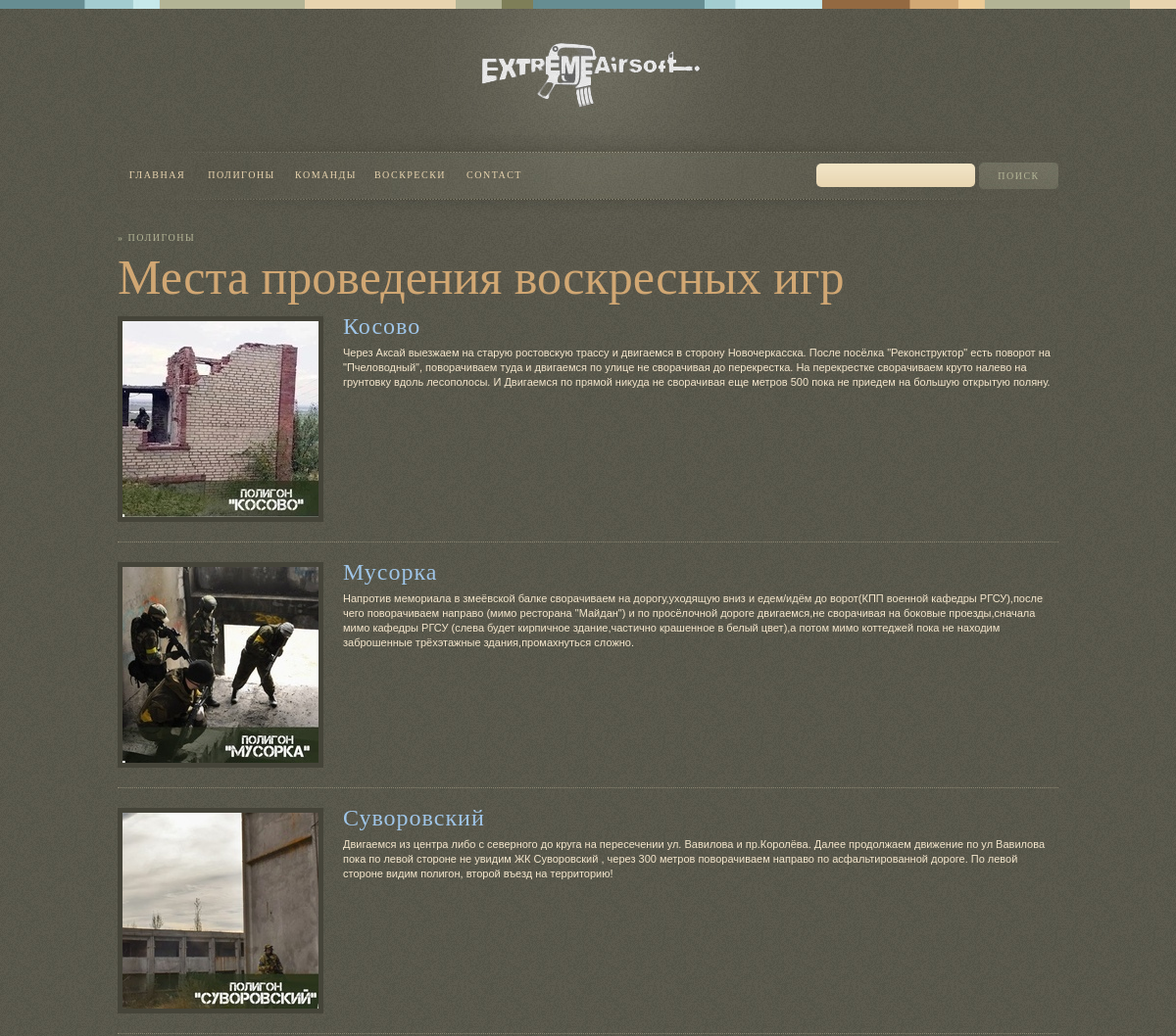
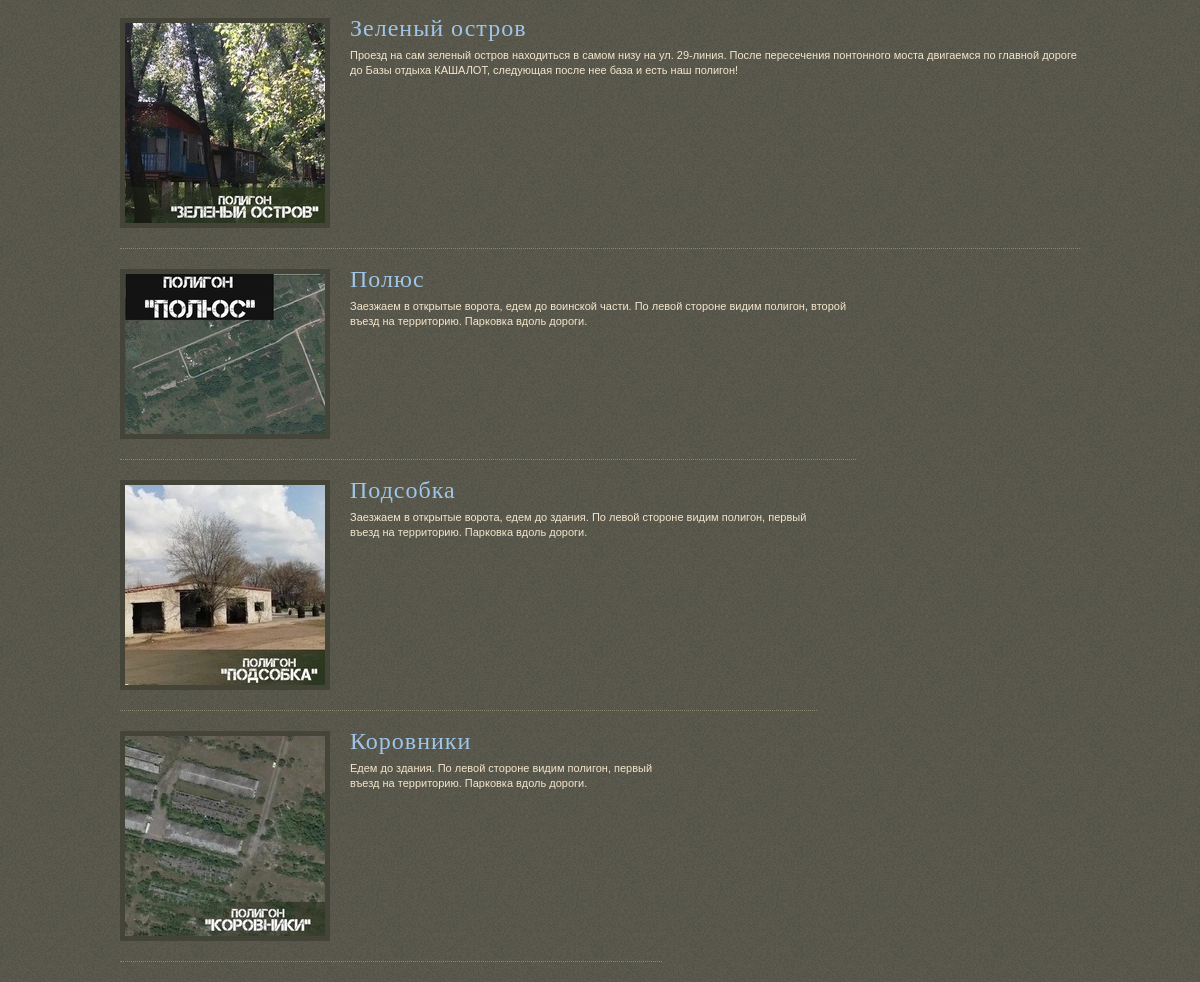
The page /polygons/ on the database its author committed (2 pictures, top to bottom).
### polygons/models.py (models this page shows, shortened)
class Polygons(models.Model):
    name = models.CharField(verbose_name='URL', max_length=50)
    address = models.CharField(max_length=100)
    coordinates = models.CharField(max_length=50, default='Null')
    descriptions = models.CharField(max_length=1000)
    image = models.ImageField(upload_to='polygons/')
    image_full = models.ImageField(upload_to='polygons/full', default='')
    url_yandex = models.CharField(default='', max_length=500)
    slug = models.SlugField(default='', null=False)
    def get_url(self):
        return reverse('polygon-detail', args=[self.slug])

### polygons/views.py (the view)
# urls.py: path('', PolygonsListView.as_view(), name='polygons'),
class PolygonsListView(ListView):
    model = Polygons
    template_name = 'polygons/polygons.html'

### polygons/templates/polygons/polygons.html
{% extends 'base.html' %}
{% load static %}
{% block content %}
<link href="{% static 'css/style.css' %}" media="all" rel="stylesheet" type="text/css"/>
<div id="primary">
    <h3>&#187; Полигоны</h3>
    <h1 class="page-title">Места проведения воскресных игр</h1>
    <div class="column-1">
        {% for polygon in object_list %}
        <div class="item">
            <img src="{{ polygon.image.url }}" class="img-left" alt="{{ polygon.name }}"/>
            <h2><a class="text" href="{{ polygon.get_url }}">{{ polygon.name }}</a></h2>
            <p><a>{{ polygon.descriptions }}</a></p>
        </div>
        {% endfor %}
    </div>
</div>
{% endblock %}

### static/css/front.css (style rules this page uses)
body { background: url(images/body.jpg) repeat; }
#primary h3 { color: #b3b496; font-family: Georgia, Palatino, serif; font-size: 10px; text-transform: uppercase; letter-spacing: 1.5px; margin: 10px 0; font-weight: normal; }
#primary p { color: #f4e6cc; font-size: 11px; font-family: arial, verdana, sans-serif; line-height: 15px; }

### static/css/style.css (style rules this page uses)
#primary h3 { color: #b3b496; font-family: Georgia, Palatino, serif; font-size: 10px; text-transform: uppercase; letter-spacing: 1.5px; margin: 10px 0; font-weight: normal; }
#primary h1.page-title { font-weight: normal; color: #d1a773; font-family: Georgia, Palatino, serif; font-size: 50px; }
#primary h2 { color:#E8D4AF; font-family:Georgia,Palatino,serif; font-size:24px; font-weight:normal; letter-spacing:1px; line-height:20px; margin:0 0 10px; }
#primary p, #primary li { color: #f4e6cc; font-size: 11px; font-family: arial, verdana, sans-serif; line-height: 15px; margin-bottom: 15px; }
#primary img { border: 5px solid #454439; }
#primary img.img-left { margin: 0 20px 5px 0; float: left; }
#primary .column-1 { width: 100%; float: left; margin-top: 15px; }
#primary .item { border-bottom:1px dotted #8A8571; float:left; margin-bottom:20px; padding-bottom:15px; }
#primary .text { text-decoration: none; color: #9fc5e8; text:active; text:hover; }

### rows shown on the page
Polygons: image (picture), name "Косово", descriptions "Через Аксай выезжаем на старую ростовскую трассу и двигаемся в сторону Новочеркасска. После посёлка \"Реконструктор\" есть поворот на \"Пчеловодный\", поворачиваем туда и двигаемся по улице не сворачивая до перекрестка. На перекрестке сворачиваем круто налево на грунтовку вдоль лесополосы. И Двигаемся по прямой никуда не сворачивая еще метров 500 пока не приедем на большую открытую поляну."
Polygons: image (picture), name "Мусорка", descriptions "Напротив мемориала в змеёвской балке сворачиваем на дорогу,уходящую вниз и едем/идём до ворот(КПП военной кафедры РГСУ),после чего поворачиваем направо (мимо ресторана \"Майдан\") и по просёлочной дороге двигаемся,не сворачивая на боковые проезды,сначала мимо кафедры РГСУ (слева будет кирпичное здание,частично крашенное в белый цвет),а потом мимо коттеджей пока не находим заброшенные трёхэтажные здания,промахнуться сложно."
Polygons: image (picture), name "Суворовский", descriptions "Двигаемся из центра либо с северного до круга на пересечении ул. Вавилова и пр.Королёва. Далее продолжаем движение по ул Вавилова пока по левой стороне не увидим ЖК Суворовский , через 300 метров поворачиваем направо по асфальтированной дороге. По левой стороне видим полигон, второй въезд на территорию!"
Polygons: image (picture), name "Зеленый остров", descriptions "Проезд на сам зеленый остров находиться в самом низу на ул. 29-линия. После пересечения понтонного моста двигаемся по главной дороге до Базы отдыха КАШАЛОТ, следующая после нее база и есть наш полигон!"
Polygons: image (picture), name "Полюс", descriptions "Заезжаем в открытые ворота, едем до воинской части. По левой стороне видим полигон, второй въезд на территорию. Парковка вдоль дороги."
Polygons: image (picture), name "Подсобка", descriptions "Заезжаем в открытые ворота, едем до здания. По левой стороне видим полигон, первый въезд на территорию. Парковка вдоль дороги."
Polygons: image (picture), name "Коровники", descriptions "Едем до здания. По левой стороне видим полигон, первый въезд на территорию. Парковка вдоль дороги."
